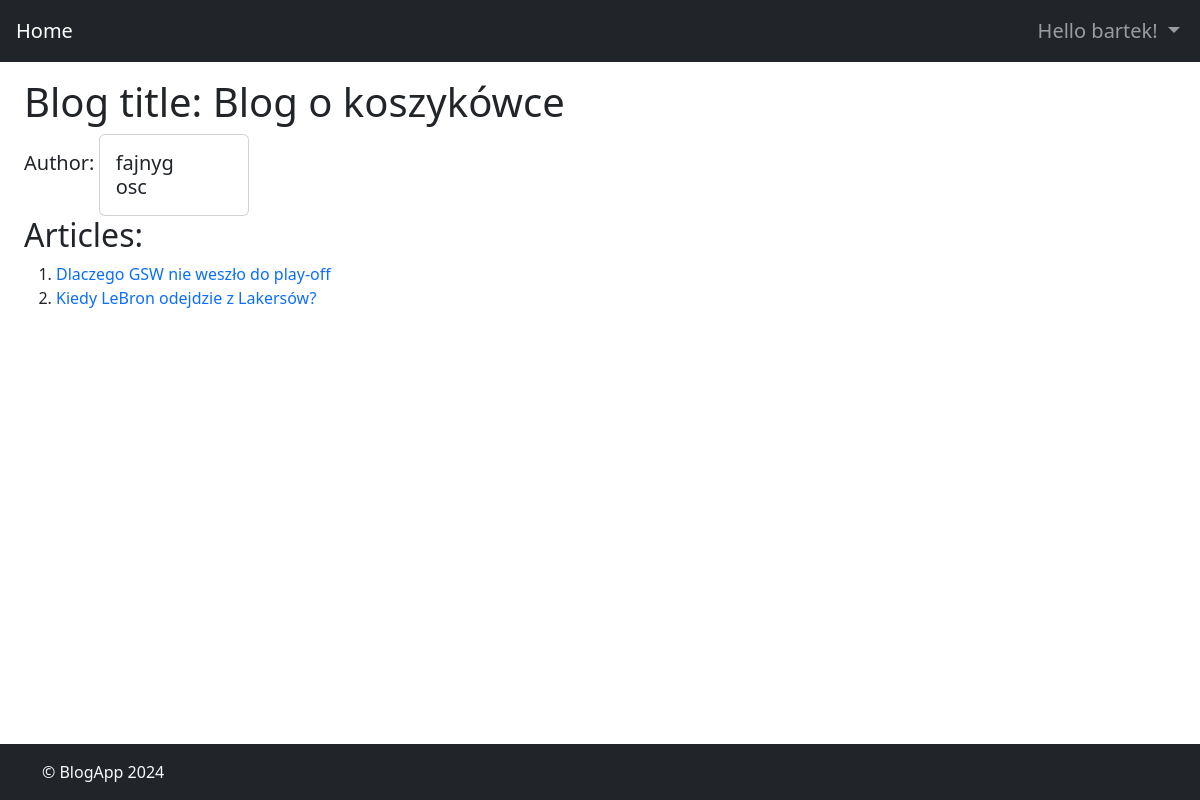
Before: /blogs/2/ (signed in) with the older database file.
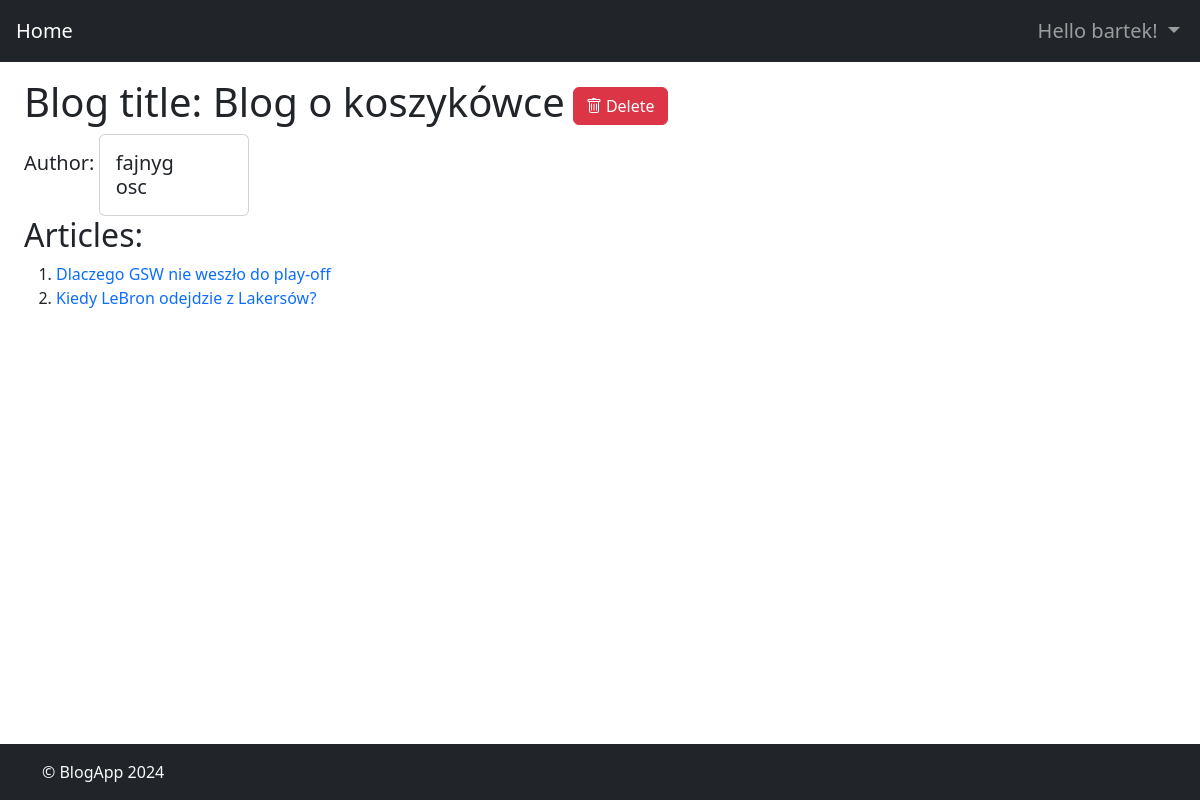
After: the same page with the newer database file.
### blogApp/views.py (the view)
# urls.py: path('blogs/<int:blog_id>/', views.blog_detail, name='blog_detail'),
def blog_detail(request, blog_id):
    blog = get_object_or_404(Blog, pk=blog_id)
    logger.info(f'Displaying details of a blog {blog_id}')
    articles = Article.objects.filter(blog=blog)
    author_avatar = blog.author.avatar  # Pobieramy avatar autora bloga
    return render(request, 'blogs/blog_detail.html', {'blog': blog, 'articles': articles, 'author_avatar': author_avatar})

### blogApp/templates/blogs/blog_detail.html (shortened to what this page needs)
{% extends 'base.html' %}
{% block content %}
<div class="ms-2 mt-2">
    <div class="d-flex align-items-center w-100">
        <h1 class="text-center">Blog title: {{ blog.title }}</h1>
        {% if request.user == blog.author %}
        <div>
            <a href="{% url 'delete_blog' blog_id=blog.id %}" class="btn btn-danger ms-2"><svg
                    xmlns="http://www.w3.org/2000/svg" class="mb-1" width="16" height="16" fill="currentColor"
                    class="bi bi-trash" viewBox="0 0 16 16">
                    <path
                        d="M5.5 5.5A.5.5 0 0 1 6 6v6a.5.5 0 0 1-1 0V6a.5.5 0 0 1 .5-.5m2.5 0a.5.5 0 0 1 .5.5v6a.5.5 0 0 1-1 0V6a.5.5 0 0 1 .5-.5m3 .5a.5.5 0 0 0-1 0v6a.5.5 0 0 0 1 0z" />
                    <path
                        d="M14.5 3a1 1 0 0 1-1 1H13v9a2 2 0 0 1-2 2H5a2 2 0 0 1-2-2V4h-.5a1 1 0 0 1-1-1V2a1 1 0 0 1 1-1H6a1 1 0 0 1 1-1h2a1 1 0 0 1 1 1h3.5a1 1 0 0 1 1 1zM4.118 4 4 4.059V13a1 1 0 0 0 1 1h6a1 1 0 0 0 1-1V4.059L11.882 4zM2.5 3h11V2h-11z" />
                </svg> Delete</a>
            <a href="{% url 'edit_blog' blog_id=blog.id %}" class="btn btn-info ms-2"><svg
                    xmlns="http://www.w3.org/2000/svg" class="mb-1" width="16" height="16" fill="currentColor"
                    class="bi bi-pencil" viewBox="0 0 16 16">
                    <path
                        d="M12.146.146a.5.5 0 0 1 .708 0l3 3a.5.5 0 0 1 0 .708l-10 10a.5.5 0 0 1-.168.11l-5 2a.5.5 0 0 1-.65-.65l2-5a.5.5 0 0 1 .11-.168zM11.207 2.5 13.5 4.793 14.793 3.5 12.5 1.207zm1.586 3L10.5 3.207 4 9.707V10h.5a.5.5 0 0 1 .5.5v.5h.5a.5.5 0 0 1 .5.5v.5h.293zm-9.761 5.175-.106.106-1.528 3.821 3.821-1.528.106-.106A.5.5 0 0 1 5 12.5V12h-.5a.5.5 0 0 1-.5-.5V11h-.5a.5.5 0 0 1-.468-.325" />
                </svg> Edit</a>
        </div>
        {% elif request.user.isAdmin %}
        <div>
            <a href="{% url 'delete_blog' blog_id=blog.id %}" class="btn btn-danger ms-2"> Delete</a>
        </div>
        {% endif %}
    </div>
    <h5 class="d-inline">Author:</h2>
        <div class="card d-inline-block" style="max-width: 200px; min-width: 150px;">
            <div class="row g-0">
                <div class="col-md-8">
                    <div class="card-body">
                        <h5 class="card-text">{{ blog.author.username }}</h5>
                    </div>
                </div>
            </div>
        </div>
        <h2>Articles:</h2>
        <ol>
            {% for article in articles %}
            <li><a href="{% url 'article_detail' blog_id=blog.id article_id=article.id %}">{{ article.title }}</a></li>
            {% endfor %}
        </ol>
</div>
{% endblock %}

Changed rows visible on the page:
changed CustomUser "bartek": isAdmin False → True (drawn)
Other visible differences:
text now shown: "Delete"
